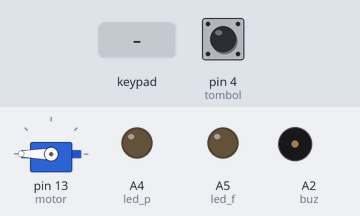
Bench run of a sketch on a simulated Arduino Uno, built with avr-gcc and run on an emulated ATmega328P. On the bench: servo, output pins drawn as LEDs (lit = HIGH), buzzer (waves = sounding, pin HIGH). The inputs (shaded band) are chosen by the test bench; at power-on: pin 4 (tombol) HIGH. What the sketch prints to the serial monitor is not drawn.

Above: at 3.0 s.
3.1 s: keypad keys 2 5 6 9 pressed 0.4 s apart
At 3.37 s:
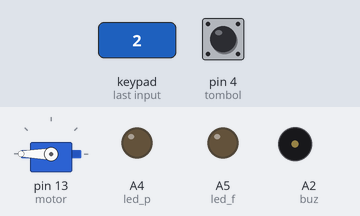
6.2 s: pin 4 (tombol) pulled LOW for 0.15 s
At 6.39 s:
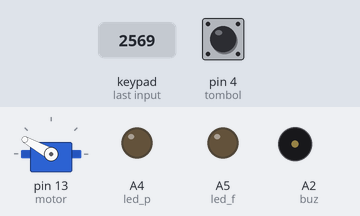
At 7.2 s:
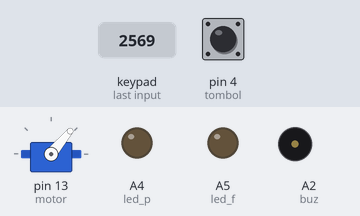
Timing chart, 0 to 9.2 s (numbered marks = the images above; inputs shaded):
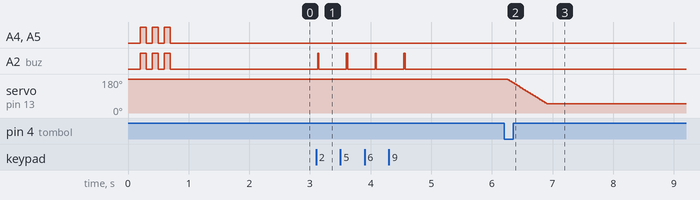

Measured:
- after the input at 3.1 s, A2 (buz): alternates HIGH for 0.02 s and LOW for 0.45 s, 8 changes in all, then stays LOW, starting at once
- after the input at 6.2 s, servo on pin 13 (motor): moves from 180° to 50° over 0.66 s, starting at once

The sketch:

saves_door_double_key_sistem.ino
```cpp
#include <Password.h>
#include <Keypad.h>
#include <Servo.h>
#include <Adafruit_Fingerprint.h>
#include <SoftwareSerial.h>

SoftwareSerial mySerial(2,3); //membuat serial baru tx-3,rx-2 di arduino
Adafruit_Fingerprint finger = Adafruit_Fingerprint(&mySerial); // finger print di pasang di pin 2 &3

Servo motor;
const int tombol=4;
int buttonState=0;
int buz=A2;
int led_p=A4;
int led_f=A5;
int i;

Password password = Password( "2569" );
const byte baris = 4;
const byte kolom = 4;

char keys[baris][kolom] = {
  {'1','2','3','A'},
  {'4','5','6','B'},
  {'7','8','9','C'},
  {'*','0','#','D'}
};

byte barisPin[baris] = {12,11,10,9};
byte kolomPin[kolom]= {8,7,6,5};

Keypad keypad = Keypad( makeKeymap(keys), barisPin, kolomPin, baris, kolom ); //membuat alamat keypad

void setup() {
  Serial.begin(9600);
  delay(200);
  motor.attach(13);
  motor.write(180);

  pinMode(tombol,INPUT_PULLUP); //open = HIGH
  pinMode(buz,OUTPUT);
  pinMode(led_p,OUTPUT);
  pinMode(led_f,OUTPUT);

  keypad.addEventListener(keypadEvent); //menjalankan void keypadevent

  for(int xx=0;xx<3;xx++) {
    digitalWrite(buz,HIGH);
    digitalWrite(led_p,HIGH);
    digitalWrite(led_f,HIGH);
    delay(100);
    digitalWrite(buz,0);  digitalWrite(led_p,0);  digitalWrite(led_f,0);
    delay(100);
  }

  finger.begin(57600); //datasheet fingerprint 57600 bps
  if (finger.verifyPassword()) {
    Serial.println("Sensor sidik jari ditemuakan!");
  }
  else {
    Serial.println("Sensor sidik jari tidak ditemukan :(");
    while (1) {
      delay(1);
    }
  }
  Serial.println("Mnunggu jari yang sesuai...");
}

bool openstate=0;
void loop() {
  getFingerprintID();
  delay(50);
  keypad.getKey();
  Serial.print(digitalRead(led_p));
  Serial.print("-");
  Serial.println(digitalRead(led_f));
  if(digitalRead(led_p) && digitalRead(led_f)) openstate=1;
  buttonState=digitalRead(tombol);
  if(!buttonState||openstate) {
    digitalWrite(led_p,0);
    digitalWrite(led_f,0);
    openstate=0;
    for(i=180;i>=50;i--) {
      motor.write(i);
      delay(5);
    }
    delay(10000);
    for(i=50;i<=180;i++) {
      motor.write(i);
      delay(5);
    }
  }
}

void keypadEvent(KeypadEvent eKey) {
  switch (keypad.getState()) {
    case PRESSED:
      if (PRESSED) {
        digitalWrite(buz,1);
        delay(20);
        digitalWrite(buz,0);
      }

    Serial.print("Enter: ");
    Serial.println(eKey);
    delay(10);

    Serial.write(254);

    switch (eKey) {
      case'A':
        Login();
        delay(1);
        break;
      case'B':
        password.reset();
        delay(1);
        break;

      default:
        password.append(eKey);
        delay(1);
    }
  }
}

void Login() {
  if (password.evaluate()) {
    digitalWrite(led_p,1);
  }
  else {
    Serial.println("Akses Ditolak!");
    digitalWrite(buz,1);
    delay(2000);
    digitalWrite(buz,0);
  }
}

uint8_t getFingerprintID() { //un integral 8 bit
  uint8_t p = finger.getImage();
  switch (p) {
    case FINGERPRINT_OK:
      Serial.println("Gambar diambil");
      break;
    case FINGERPRINT_NOFINGER:
      //Serial.println(".");
      return p;
    case FINGERPRINT_PACKETRECIEVEERR:
      Serial.println("Komunikasi Gagal");
      return p;
    case FINGERPRINT_IMAGEFAIL:
      Serial.println("Pengambilan gambar gagal");
      return p;
    default:
      Serial.println("Kegagalan tidak di ketahui");
      return p;
  }

  // OK success!

  p = finger.image2Tz();
  switch (p) {
    case FINGERPRINT_OK:
      Serial.println("Gambar di proses");
      break;
    case FINGERPRINT_IMAGEMESS:
      Serial.println("Gambar gagal di proses");
      return p;
    case FINGERPRINT_PACKETRECIEVEERR:
      Serial.println("Komunikasi gagal");
      return p;
    case FINGERPRINT_FEATUREFAIL:
      Serial.println("Tidak dapat menemukan fitur sidik jari");
      return p;
    case FINGERPRINT_INVALIDIMAGE:
      Serial.println("Tidak dapat menemukan fitur sidik jari");
      return p;
    default:
      Serial.println("Kegagalan tidak di ketahui");
      return p;
  }

  // OK converted!

  p = finger.fingerFastSearch();
  if (p == FINGERPRINT_OK) {
    Serial.println("Menemukan kecocokan!");
  }
  else if (p == FINGERPRINT_PACKETRECIEVEERR) {
    Serial.println("Komunikasi gagal");
    return p;
  }
  else if (p == FINGERPRINT_NOTFOUND) {
    Serial.println("Tidak menemukan kecocokan");
    digitalWrite(buz,1);
    delay(2000);
    digitalWrite(buz,0);
    return p;
  }
  else {
    Serial.println("Kegagalan tidak di ketahui");
    return p;
  }

  // found a match!

  Serial.print("Menemukan ID #");
  Serial.print(finger.fingerID);
  Serial.print("Menjalankan instruksi");
  Serial.println(finger.confidence);
  if(Serial.println(finger.confidence))
    digitalWrite(led_f,1);
}
```
